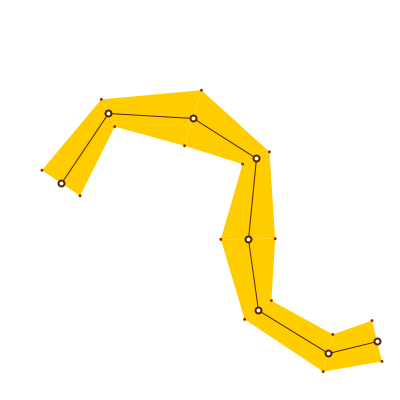
Frame 1 (no input)
Frame 60 (the mouse pressed at the canvas centre just before this capture): identical to frame 1, image omitted
Frame 120 (the mouse held since frame 60 and released just before this capture): identical to frame 1, image omitted

The Processing sketch that drew this single still picture (run headless with seeded random() and noise(); from frame 60 on, the mouse is pressed at the canvas centre):

// Processing sketch: lineNormals
// ── lineNormals.pde
ArrayList<PVector> points;
ArrayList<PVector> normals;

void setup() {
  size(400, 400);
  background(255);

  // 1. Define polyline points
  points = new ArrayList<PVector>();
  points.add(new PVector(61, 183));
  points.add(new PVector(108, 113));
  points.add(new PVector(193, 118));
  points.add(new PVector(256, 158));
  points.add(new PVector(248, 239));
  points.add(new PVector(258, 310));
  points.add(new PVector(328, 353));
  points.add(new PVector(377, 341));

  // 2. calculations

  // Ensure normals has the same size as points
  normals = new ArrayList<PVector>();
  while (normals.size() < points.size()) {
    normals.add(new PVector());
  }

  // Calculate normals
  for (int i=0; i<points.size()-1; i++) {
    PVector sub = PVector.sub(points.get(i), points.get(i+1)); 
    normals.get(i).set(-sub.y, sub.x);
  }
  for (int i=1; i<points.size(); i++) {
    PVector sub = PVector.sub(points.get(i), points.get(i-1)); 
    normals.get(i).add(sub.y, -sub.x);
  }
  
  // Resize normals
  for(PVector n : normals) {
    n.normalize().mult(random(10, 30));
  }  
  
  // 3. Use the calculated normals
  // to draw in different ways
  
  // draw calculated thick line
  noStroke();
  fill(#FFCC00);
  beginShape(PConstants.QUAD_STRIP);
  for (int i=0; i<points.size(); i++) {
    PVector p = points.get(i);
    PVector n = normals.get(i);   
    vertex(p.x + n.x, p.y + n.y);
    vertex(p.x - n.x, p.y - n.y);
  }
  endShape();

  // draw the spine
  stroke(#552200);
  noFill();
  beginShape();
  for (PVector p : points) {
    vertex(p.x, p.y);
  }
  endShape();

  // draw spine vertices
  stroke(#552200);
  strokeWeight(2);
  fill(255);
  for (PVector p : points) {
    ellipse(p.x, p.y, 6, 6);
  }
  
  // draw contour points
  noStroke();
  fill(#883300);
  for (int i=0; i<points.size(); i++) {
    PVector p = points.get(i);
    PVector n = normals.get(i);   
    ellipse(p.x + n.x, p.y + n.y, 3, 3);
    ellipse(p.x - n.x, p.y - n.y, 3, 3);
  }
}
void draw() {
}
void keyPressed() {
  if(key == 's') {
    save("thumb.png");
  }
}
